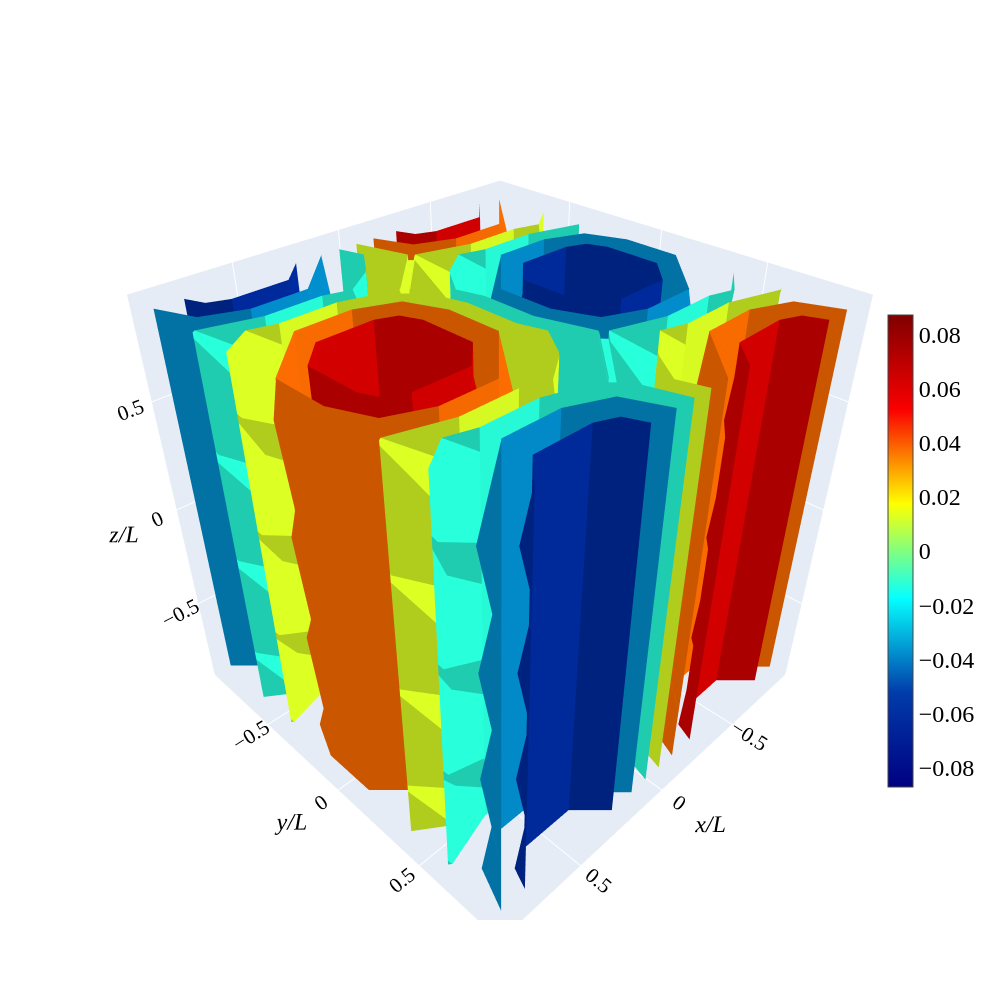

This figure's notebook cell:
### Code cell
import plotly.graph_objects as go
import matplotlib

fig = go.Figure(data=go.Isosurface(
    x=(X0/Lx).flatten(),         
    y=(Y0/Ly).flatten(),
    z=(Z0/Lz).flatten(),
    value=(u[:,:,:,1]/U).flatten(),      
    isomin=(u[:,:,:,1]/U).min(),         
    isomax=(u[:,:,:,1]/U).max(),         
    surface_count=8,        
    colorscale="jet",   
    opacity=1.0,            
    caps=dict(x_show=False, y_show=False, z_show=False)  
))
fig.update_layout(
    width=1000,
    height=1000,
    dragmode="zoom",
    autosize=True,
    font=dict(family="Times New Roman", size=16, color="black"),
    scene=dict(  
        xaxis=dict(title="x/L",title_font=dict(family="Times New Roman", style='italic', size=24)),
        yaxis=dict(title="y/L", title_font=dict(family="Times New Roman", style='italic',size=24)),
        zaxis=dict(title="z/L", title_font=dict(family="Times New Roman", style='italic',size=24)),
    ),
)
fig.update_traces(colorbar=dict(
                tickfont=dict(family="Times New Roman", size=24),    
                x = 0.95,
                y=0.45,           
                xanchor="left",  
                yanchor="middle",
                len=0.6,         
                thickness=25,  
                lenmode="fraction",  
                ))

fig.show()
#fig.write_image("plot_v_classical.png",scale=2)

### Figure 1 — Plotly figure (JSON) as saved in the notebook; plotly's stock layout.template omitted (floating-point values rounded to 4 significant figures; data arrays with more than 128 entries replaced by an {"elided": "..."} marker saying what was removed)
{"data": [{"caps": {"x": {"show": false}, "y": {"show": false}, "z": {"show": false}}, "colorbar": {"len": 0.6, "lenmode": "fraction", "thickness": 25, "tickfont": {"family": "Times New Roman", "size": 24}, "x": 0.95, "xanchor": "left", "y": 0.45, "yanchor": "middle"}, "colorscale": [[0, "rgb(0,0,131)"], [0.2, "rgb(0,60,170)"], [0.4, "rgb(5,255,255)"], [0.6, "rgb(255,255,0)"], [0.8, "rgb(250,0,0)"], [1, "rgb(128,0,0)"]], "isomax": 0.08708, "isomin": -0.08708, "opacity": 1, "surface": {"count": 8}, "type": "isosurface", "value": {"elided": "512 float values"}, "x": {"elided": "512 float values"}, "y": {"elided": "512 float values"}, "z": {"elided": "512 float values"}}], "layout": {"autosize": true, "dragmode": "zoom", "font": {"color": "black", "family": "Times New Roman", "size": 16}, "height": 1000, "scene": {"xaxis": {"title": {"font": {"family": "Times New Roman", "size": 24, "style": "italic"}, "text": "x/L"}}, "yaxis": {"title": {"font": {"family": "Times New Roman", "size": 24, "style": "italic"}, "text": "y/L"}}, "zaxis": {"title": {"font": {"family": "Times New Roman", "size": 24, "style": "italic"}, "text": "z/L"}}}, "width": 1000}}
